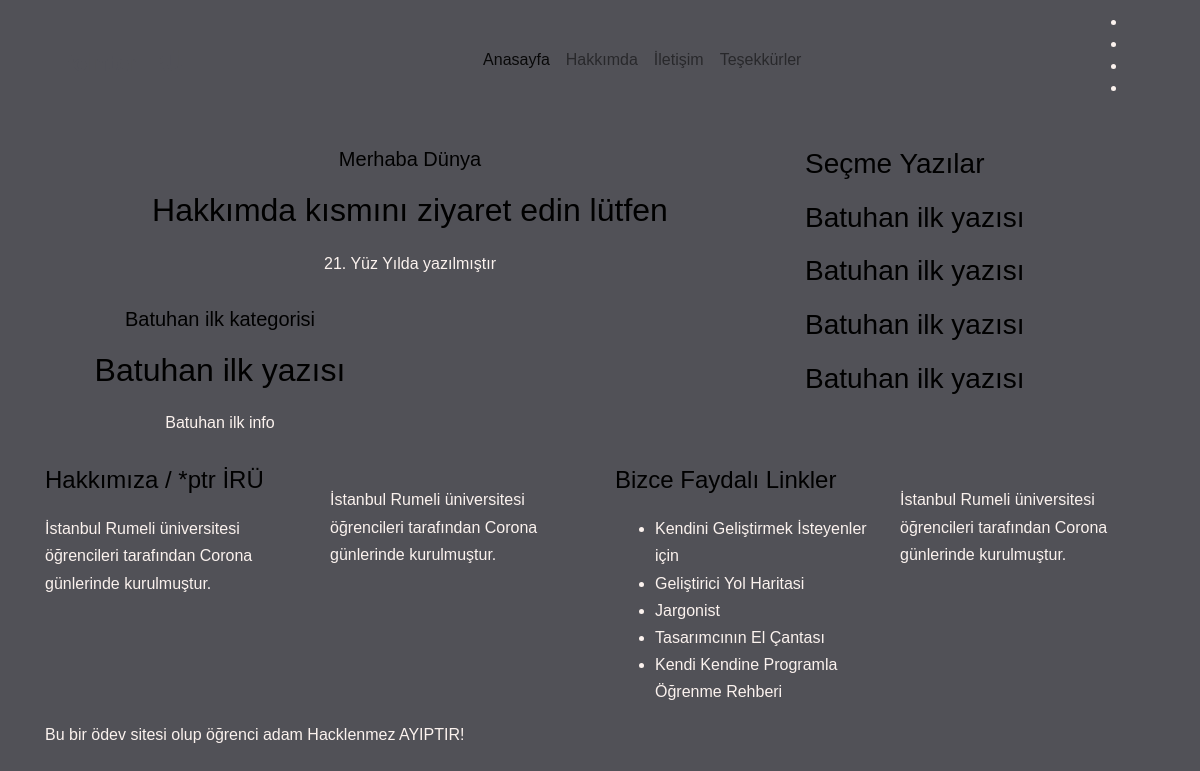
Page /batuhanhuner/index.php on the committed database.
### tables this page shows
CREATE TABLE `batuhanhuner` (
  `page_id` int(100) NOT NULL,
  `page_title` varchar(50) NOT NULL,
  `page_text` text NOT NULL,
  `page_img` varchar(50) NOT NULL,
  `page_kategori` varchar(50) NOT NULL,
  `page_info` varchar(100) NOT NULL
);

### batuhanhuner/degiskenler.php (called while the page is built, shortened)
<?php
$tablo_adi ="batuhanhuner";
 ?>

### batuhanhuner/baglan.php (called while the page is built, shortened)
<?php
include 'degiskenler.php';
$conn = mysqli_connect($sunucu, $user, $pass, $data);
$veri = "SELECT MAX(page_id) AS maxi FROM $tablo_adi" ;
$miktar = mysqli_query($conn, $veri);
$sayilar = mysqli_fetch_assoc($miktar);
$en = $sayilar['maxi'];
?>

### batuhanhuner/index.php (the view, shortened to what this page needs)
<?php
      include 'header.php';
      include 'baglan.php';
      include 'degiskenler.php';
      include 'eklenti.php';
          ?>
      <body>
<br>
      <section class="all_post section_padding">
          <div class="container">
              <div class="row">
                  <div class="col-lg-8">
                      <div class="row">
                          <div class="col-lg-12">
                              <div class="single_post post_1 feature_post">
                                  <div class="single_post_text text-center">
                                      <h5>Merhaba Dünya</h5>
                                      <a href="hakkimda.php"><h2> Hakkımda kısmını ziyaret edin lütfen </h2></a>
                                      <p>21. Yüz Yılda yazılmıştır</p>
                                  </div>
                              </div>
                          </div>
                          <?php for ($page_id=1; $page_id <= $en; $page_id++) {
                            $sql = "SELECT * FROM $tablo_adi
                            WHERE page_id=$page_id" ;
                            $oku = mysqli_query($conn, $sql);
                            $result = mysqli_fetch_assoc($oku);
                            $page_title = $result['page_title'];
                            $page_kategori = $result['page_kategori'];
                            $page_info = $result['page_info'];
                           ?>
                          <div class="col-lg-6 col-sm-6">
                              <div class="single_post post_1">
                                  <div class="single_post_text text-center">
                                      <a href=""><h5> <?php echo $page_kategori; ?></h5></a>
                                      <a href="blog.php?page_id=<?php echo $page_id; ?>"><h2><?php echo $page_title; ?></h2></a>
                                      <p><?php echo $page_info; ?></p>
                                  </div>
                              </div>
                          </div>
                            <?php } ?>
                      </div>
                  </div>
<?php include'bar.php' ?>
<?php include'footer.php' ?>
</body>
</html>

### batuhanhuner/bar.php (shortened to what this page needs)
<?php
include 'baglan.php';
include 'degiskenler.php';
 ?>
<div class="col-lg-4">
    <div class="sidebar_widget">
        <div class="single_sidebar_wiget">
            <div class="sidebar_tittle">
                <h3>Seçme Yazılar</h3>
            </div>
            <?php for ($i=1; $i <= 4; $i++) {
               $random = rand(1,$en);
              $sql = "SELECT * FROM $tablo_adi
              WHERE page_id=$random" ;
              $oku = mysqli_query($conn, $sql);
              $result = mysqli_fetch_assoc($oku);
              $page_title = $result['page_title'];
             ?>
                         <div class="single_catagory_post post_2 ">
                             <div class="post_text_1 pr_30">
                                 <a href="blog.php?page_id=<?php echo $random ?>">
                                     <h3><?php echo $page_title ?></h3>
                                 </a>
                             </div>
                         </div>
              <?php } ?>
        </div>
    </div>
</div>

### css/style.css (style rules this page uses)
body { font-family: "Space Mono", Arial, serif; font-weight: 400; font-size: 16px; line-height: 1.7; color: #fbf2ee; background: #515157; }
a { color: #fbf2ee; -webkit-transition: 0.5s; -o-transition: 0.5s; transition: 0.5s; }
p { margin-bottom: 30px; }
h1, h2, h3, h4, h5, h6, figure { color: #000; font-family: "Space Mono", Arial, serif; font-weight: 400; margin: 0 0 20px 0; }

### rows in the picture
batuhanhuner: page_kategori "Batuhan ilk kategorisi", page_title "Batuhan ilk yazısı", page_info "Batuhan ilk info"
